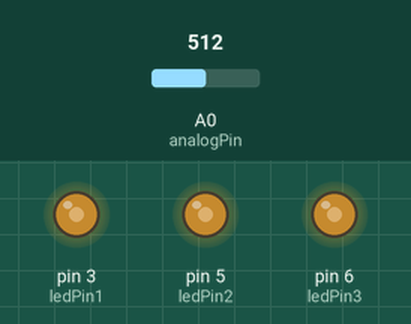
This sketch was run on a simulated Arduino Uno, built with avr-gcc and run on an emulated ATmega328P. On the bench: output pins drawn as LEDs (lit = HIGH). The test bench sets the inputs (shaded band); at power-on: A0 (analogPin) = 512.

Above: at 1.2 s.
1.3 s: A0 (analogPin) set to 716
At 2.1 s:
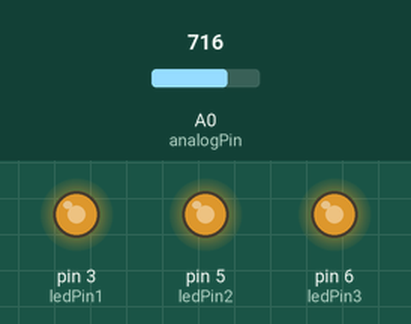
2.8 s: A0 (analogPin) set to 900
At 3.3 s:
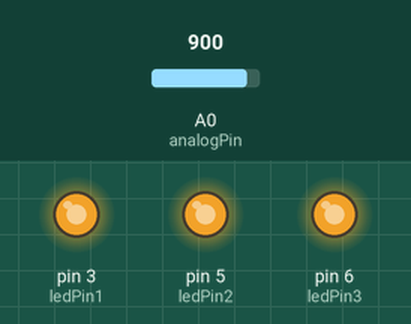
4.3 s: A0 (analogPin) set to 122
At 5.5 s:
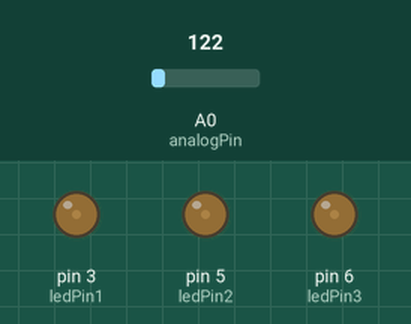
5.8 s: A0 (analogPin) set to 0
At 6.8 s:
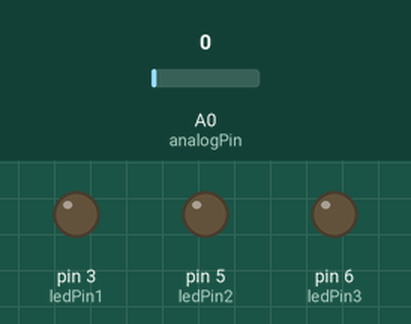
Timing chart, 0 to 8.3 s (numbered marks = the images above; inputs shaded):
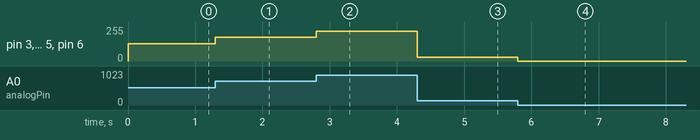

Measured:
- after the input at 1.3 s, pin 3 (ledPin1), pin 5 (ledPin2), pin 6 (ledPin3): 128/255 → 179/255 at once
- after the input at 2.8 s, pin 3 (ledPin1), pin 5 (ledPin2), pin 6 (ledPin3): 179/255 → 225/255 at once
- after the input at 4.3 s, pin 3 (ledPin1), pin 5 (ledPin2), pin 6 (ledPin3): 225/255 → 30/255 at once
- after the input at 5.8 s, pin 3 (ledPin1), pin 5 (ledPin2), pin 6 (ledPin3): 30/255 → 0/255 at once

The sketch:

Analog_Show_On_monitorLED.ino
```cpp
int ledPin1 = 3;
int ledPin2 = 5;
int ledPin3 = 6;
int analogPin = A0;
int val = 0;
void setup(){
  pinMode(ledPin1,OUTPUT);
  pinMode(ledPin2,OUTPUT);
  pinMode(ledPin3,OUTPUT);
}
void loop(){
  val = analogRead(analogPin);
  analogWrite(ledPin1,val / 4);
  analogWrite(ledPin2,val / 4);
  analogWrite(ledPin3,val / 4);
}
```
